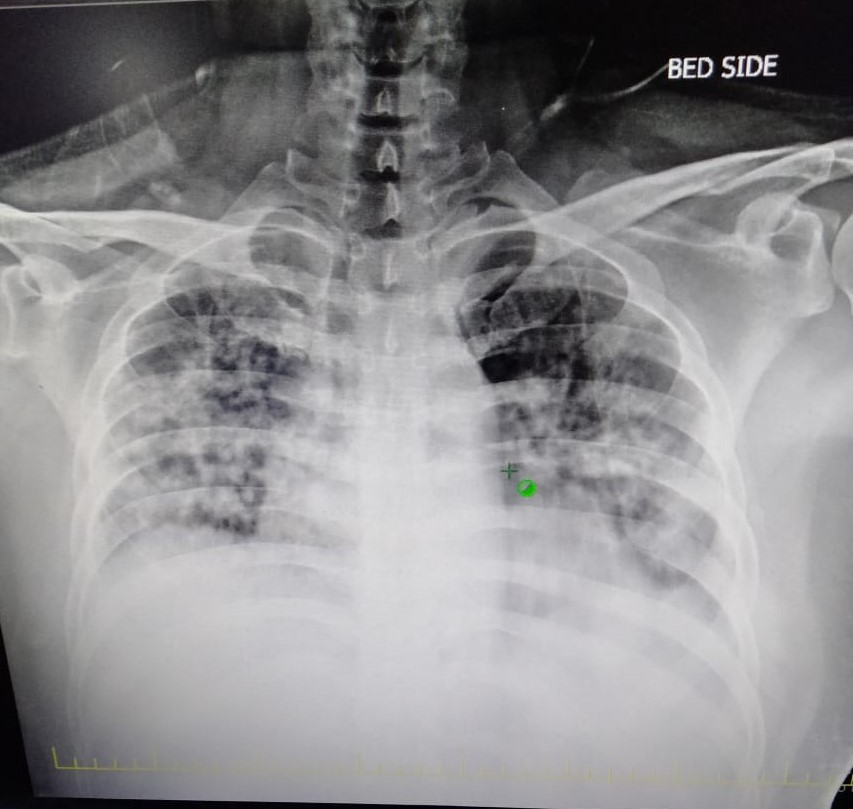
#> input picture EdgeDetection/original/orginal2.jpeg, 853 x 809 px, found by its file name
$ python medianBlur_img.py
#> lines starting #> are read from the running program, lines starting #| are printed output that depends on the picture
import cv2
import numpy as np


def util_function(filename):

	original_image = cv2.imread(filename)
#> original_image is the input picture: shape (809, 853, 3); mean B, G, R 141.5, 139.7, 140.4

	original_image = cv2.resize(original_image, (500,600))
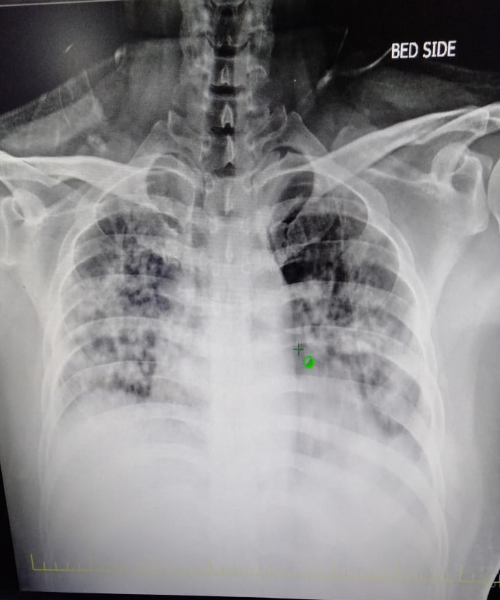
#> original_image: shape (600, 500, 3); mean B, G, R 141.4, 139.6, 140.3

	median_blur = cv2.medianBlur(original_image, 5)
	sigma = 1

	median = np.median(median_blur)
#> median = 161
	lower = int(max(0,(1.0-sigma)*median))
#> lower = 0
	upper = int(max(0,(1.0+sigma)*median))
#> upper = 322

	auto_canny = cv2.Canny(median_blur, 10, 100)
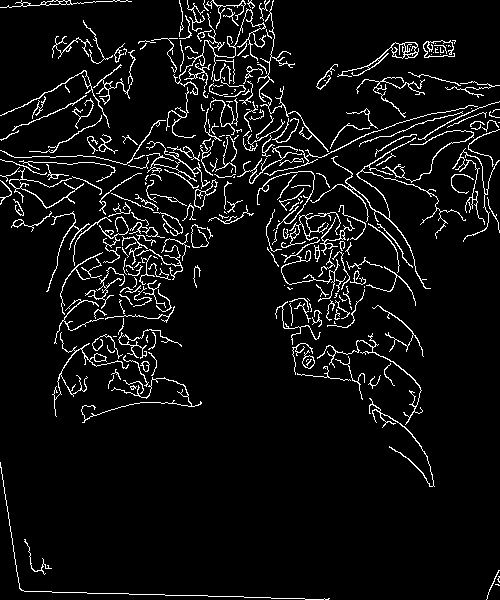
#> auto_canny: shape (600, 500); 6.3% white in thin lines or dots


	cv2.imshow(f"Original Image {filename}", original_image)
	cv2.imshow(f"MedianBlur Image {filename}", median_blur)
	cv2.imshow(f"Canny Image {filename}", auto_canny)

	cv2.imwrite(f"medianBlur_canny_{filename}", auto_canny)

# filenames = ["covid-19_01.png","covid-19_02.jpg","covid-19_03.png","Normal_01.jpeg","Normal_02.jpeg"]

# for filename in filenames:
	# util_function(filename)
util_function("D:\\JYOTHIPRAKASH\\desktop\\MLPaperPre\\EdgeDetection\\original\\orginal2.jpeg")

cv2.waitKey(0)
cv2.destroyAllWindows()

$ run again, with EdgeDetection/covid-19_03.png saved as EdgeDetection/original/orginal2.jpeg
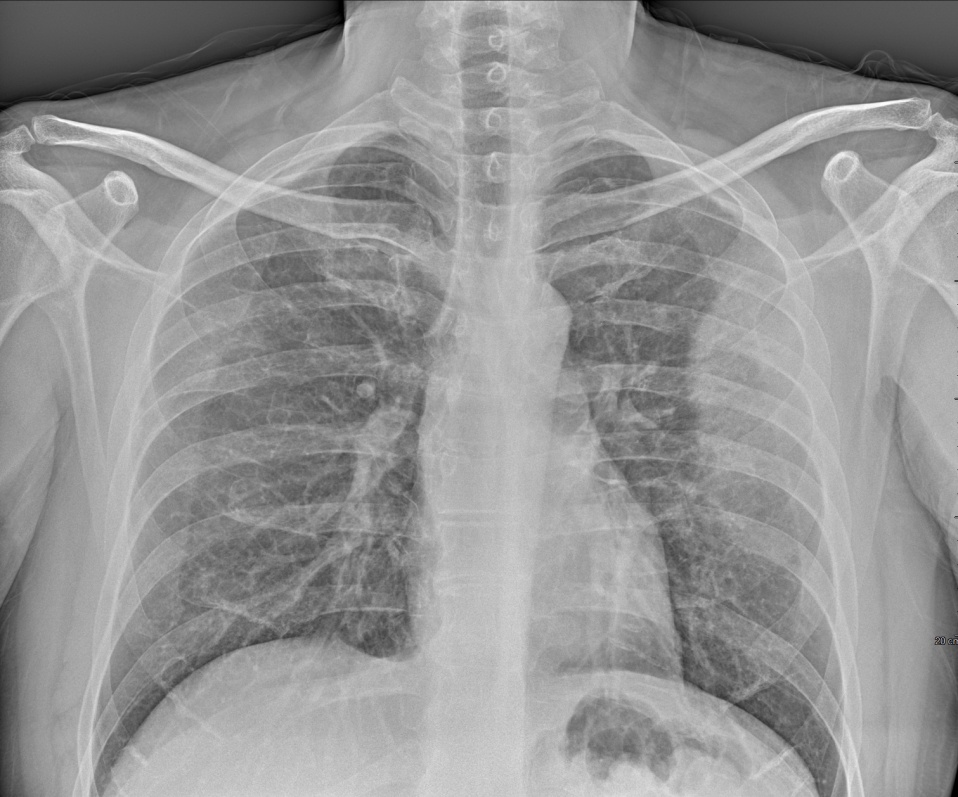
#> input picture EdgeDetection/covid-19_03.png, 958 x 797 px, found by its file name
#> in util_function, original_image is the input picture: shape (797, 958, 3); mean B, G, R 149, 149, 149
#> in util_function, `original_image = cv2.resize(original_image, (500,600))`:
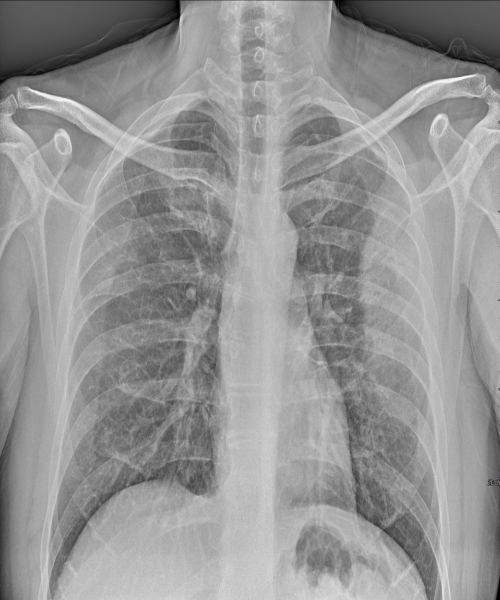
#> original_image: shape (600, 500, 3); mean B, G, R 148.9, 148.9, 148.9
#> median = 156
#> lower = 0
#> upper = 312
#> in util_function, `auto_canny = cv2.Canny(median_blur, 10, 100)`:
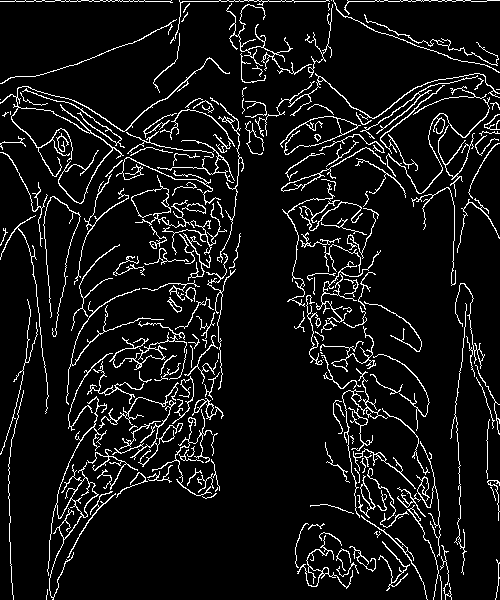
#> auto_canny: shape (600, 500); 8% white in thin lines or dots

$ run again, with EdgeDetection/Normal_01.jpeg copied over EdgeDetection/original/orginal2.jpeg
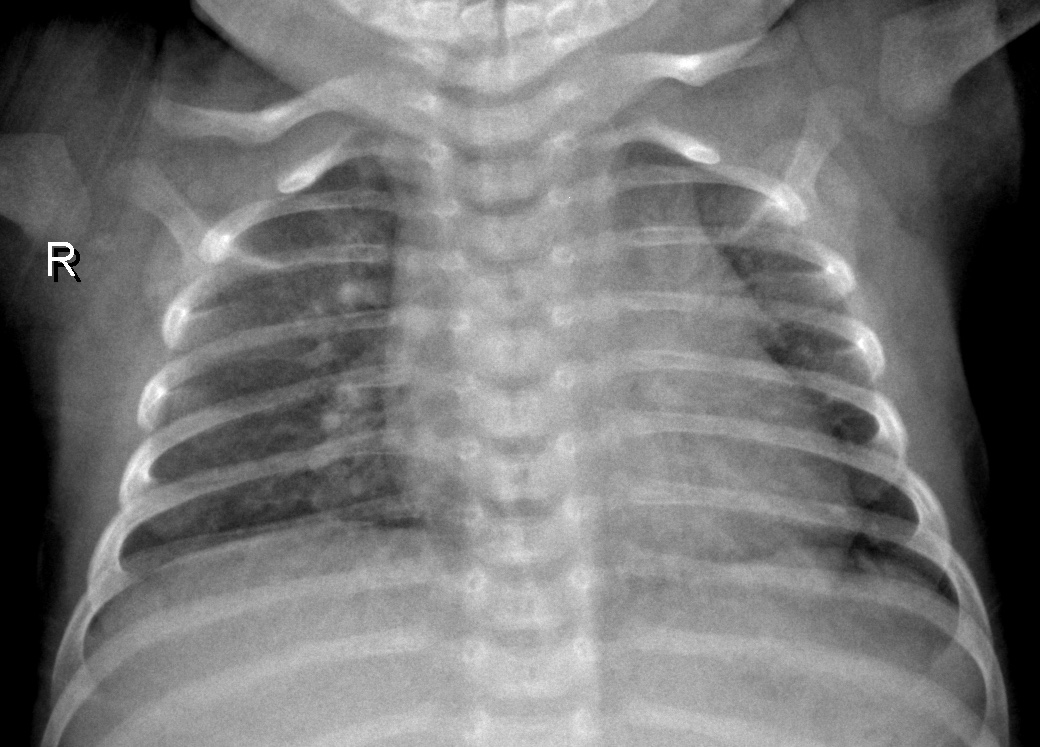
#> input picture EdgeDetection/Normal_01.jpeg, 1040 x 747 px, found by its file name
#> in util_function, original_image is the input picture: shape (747, 1040, 3); min 0, max 255, mean 117.3
#> in util_function, `original_image = cv2.resize(original_image, (500,600))`:
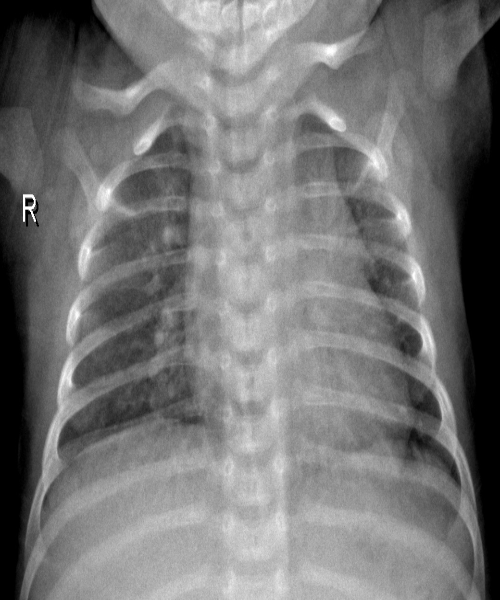
#> original_image: shape (600, 500, 3); min 0, max 255, mean 117.2
#> median = 126
#> lower = 0
#> upper = 252
#> in util_function, `auto_canny = cv2.Canny(median_blur, 10, 100)`:
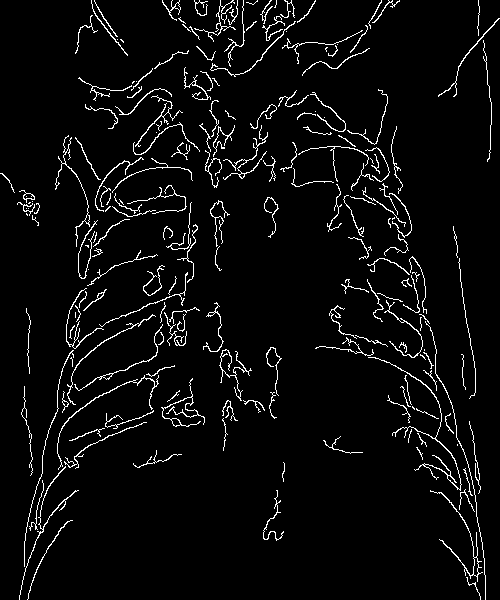
#> auto_canny: shape (600, 500); 4.5% white in thin lines or dots
